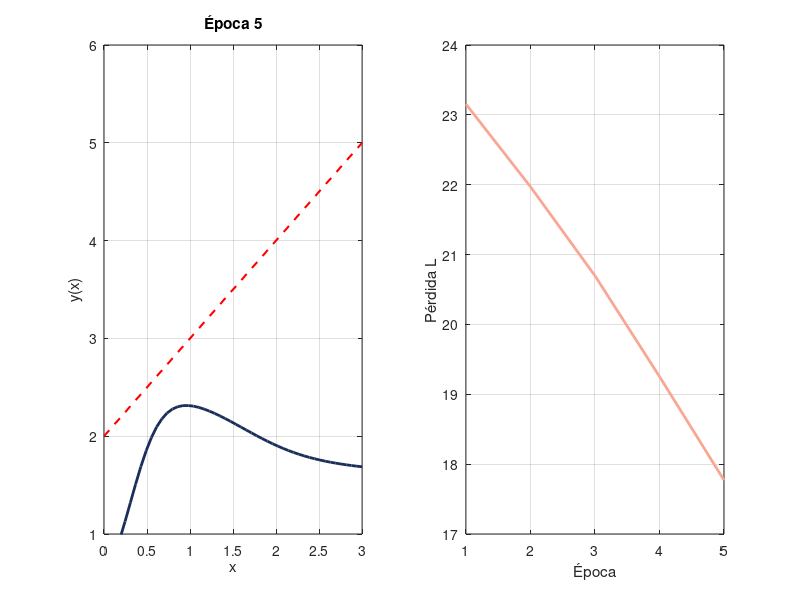

Recreate this plot in MATLAB. (Note: this script raises an error after producing the figure.)
clear; clc; close all;

%EJERCICIO 2 PRIMERA ENTREGA

% Datos
x = linspace(0,3,50)'; 
y0 = 2; y3 = 5;

% Red 1 capa oculta
N_hidden = 4;
W1 = randn(N_hidden,1); 
b1 = randn(N_hidden,1);
W2 = randn(1,N_hidden); 
b2 = randn;

% Parámetros de entrenamiento
nu = 0.01; 
iter = 200;
lambda = 0.01;  % peso de suavidad

L_hist = zeros(iter,1);

% Preparación de GIF

gif_filename = 'gift_ej2_entrega1.gif';

%Proceso de entrenamiento

figure;
for i = 1:iter

    % Función sumadora
    Z = W1*x' + b1*ones(1,length(x));

    % Función de activación
    A = tanh(Z);                        
    Y_pred = W2*A + b2;                 

    sigma_double = -2*tanh(Z).*(1 - tanh(Z).^2);  
    Ypp = W2 * (sigma_double .* (W1.^2));        

    % Función de Pérdida
    L = lambda*sum(Ypp.^2) + (Y_pred(1)-y0)^2 + (Y_pred(end)-y3)^2;
    L_hist(i) = L; % Guardar historia

    if i > 1 % Parar cuando deje de mejorar la función
        if L_hist(i) > L_hist(i-1) 
            break
        end
    end

    % Gradientes
    % W2
    grad_W2 = 2*lambda * (Ypp * (sigma_double .* (W1.^2))') + ...
              2*(Y_pred(1)-y0)*A(:,1)' + 2*(Y_pred(end)-y3)*A(:,end)'; 

    % b2
    grad_b2 = 2*(Y_pred(1)-y0) + 2*(Y_pred(end)-y3);  % escalar

    % W1 
    grad_W1 = 2*lambda * sum( Ypp .* (W2' .* 2 .* W1 .* sigma_double), 2 );

    % b1
    sigma_triple = -2*(1 - tanh(Z).^2).^2 - 4*tanh(Z).^2 .* (1 - tanh(Z).^2); 
    grad_b1 = 2*lambda * sum( Ypp .* (W2' .* (W1.^2 .* sigma_triple)), 2 );   

    % Actualización de pesos
    W2 = W2 - nu*grad_W2;
    b2 = b2 - nu*grad_b2;
    W1 = W1 - nu*grad_W1;
    b1 = b1 - nu*grad_b1;

    % Visualización:
    clf;

    % Subplot 1:
    subplot(1, 2, 1)
    plot(x,Y_pred,'b','Color', [0.10 0.18 0.35], 'LineWidth',2); hold on
    plot([0 3],[y0 y3],'r--','LineWidth',1.5)
    ylim([1 6]); grid on
    xlabel('x'); ylabel('y(x)');
    title(['Época ',num2str(i)]);

     % Subplot 2: pérdida
    subplot(1, 2, 2)
    plot(L_hist(1:i), 'Color', [0.98 0.65 0.58], 'LineWidth', 2)
    xlabel('Época')
    ylabel('Pérdida L')
    grid on;
    
    drawnow;

    % Guardar GIF
    if mod(i,5) == 0   % cada 5 épocas
        frame = getframe(gcf);
        im = frame2im(frame);
        [imind,cm] = rgb2ind(im,256);
        if i == 5
            imwrite(imind, cm, gif_filename, 'gif', 'Loopcount', inf, 'DelayTime', 0.1);
        else
            imwrite(imind, cm, gif_filename, 'gif', 'WriteMode', 'append', 'DelayTime', 0.1);
        end
    end
end

% Resultados finales

fprintf('Pérdida final L = %.6f\n', L);
